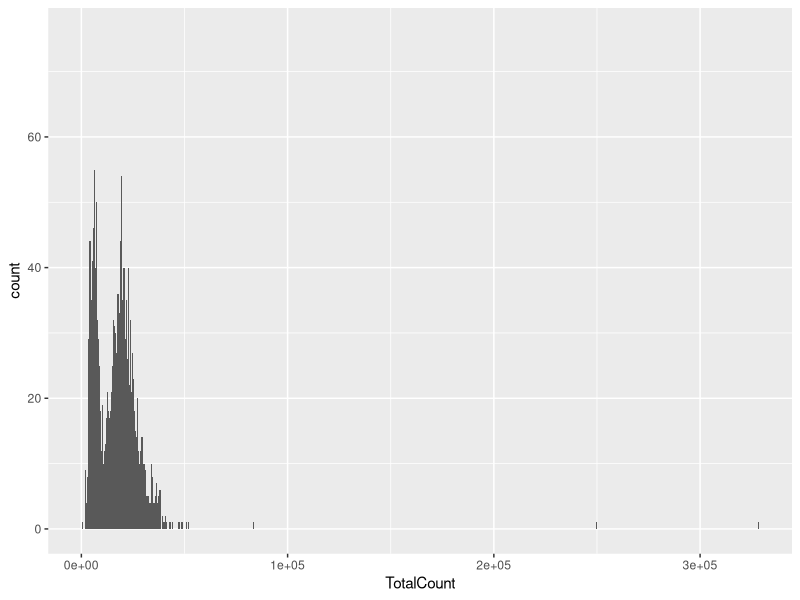
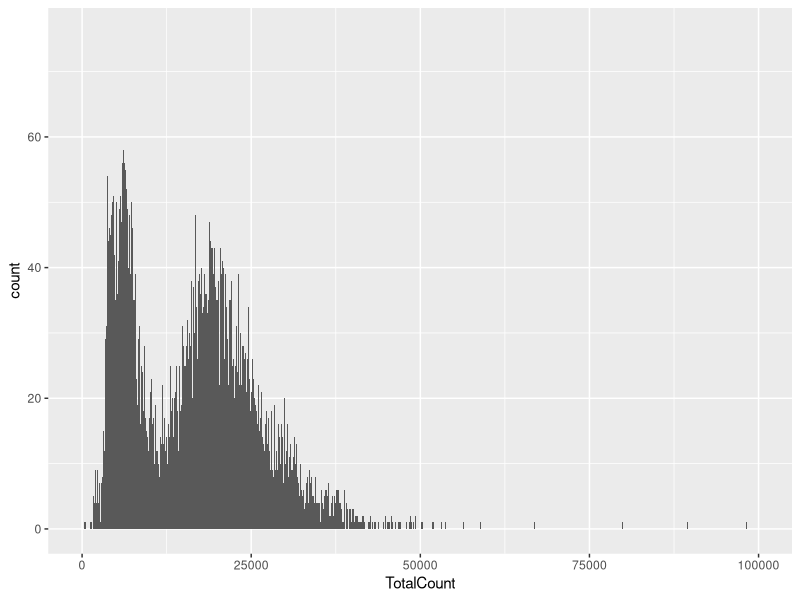
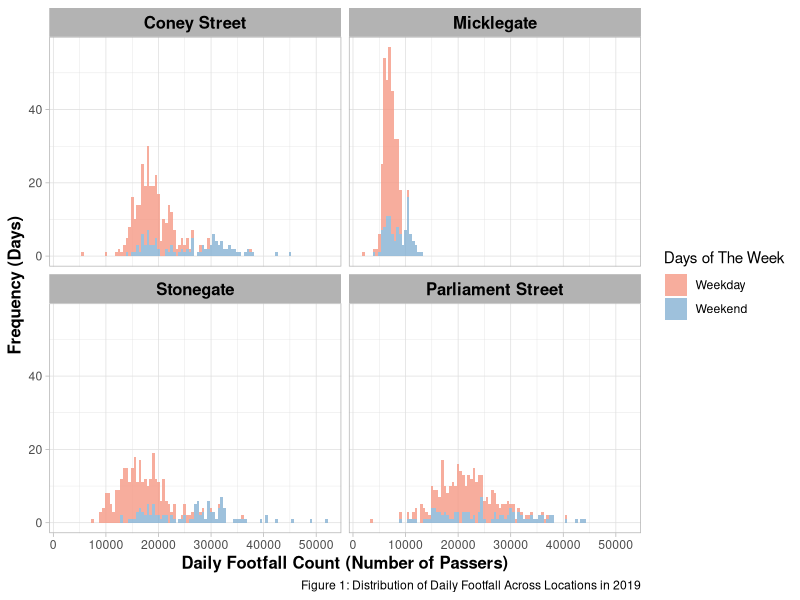
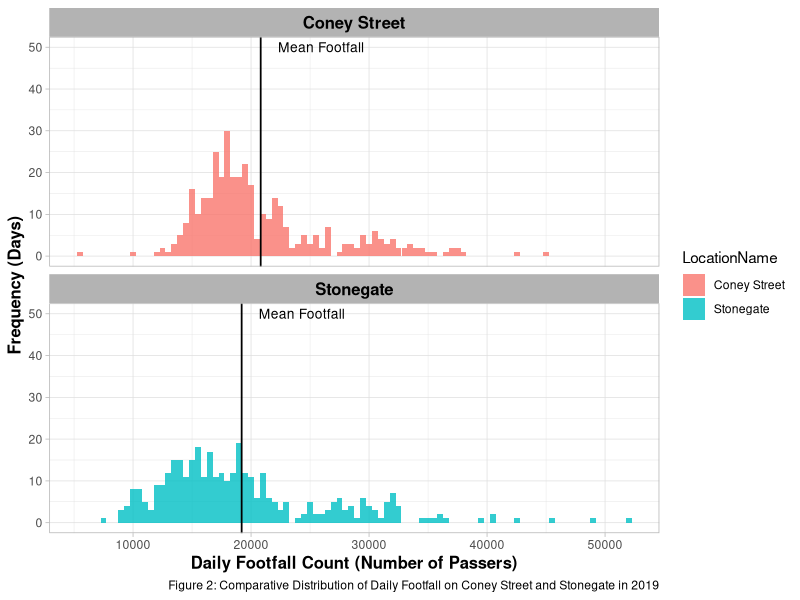
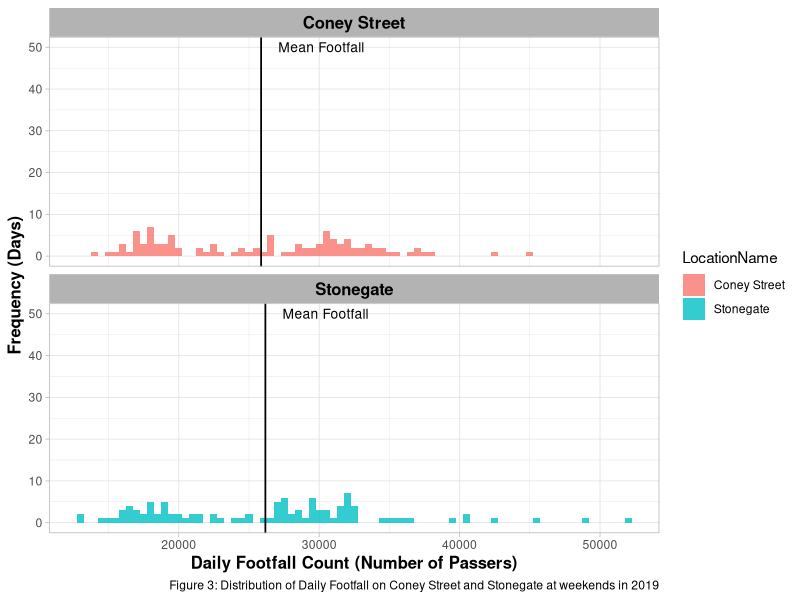

The R script that drew these images, in order:
## ---- chunk 1

library(tidyverse)
library(ggplot2)
library(gridExtra)
library(Hmisc)
library(kableExtra)
options(width=100)

## ---- chunk 2
# Load the whole York footfall data
york_footfall <- read_csv("York_Footfall_data.csv")

# Check the structure of york_footfall and confirm the Date column is datetime type
str(york_footfall)
## ---- chunk 3
# Plot the continuous data to see whether it has outliers
ggplot(york_footfall, aes(TotalCount)) + 
  geom_histogram(binwidth = 100) 

# Based on the histogram I created, some data has a value larger than 100,000, which is necessary to exclude as outliers. To confirm whether these data would affect the conclusion and the york_footfall dataset, I used two tables, one before and one after excluding outliers, respectively, including a summary statistic of the TotalCount column.

summary.stat.exclud.outliers <- york_footfall %>%
  filter(TotalCount < 100000) 

summary.stat.original <- york_footfall$TotalCount

describe(summary.stat.exclud.outliers$TotalCount)
describe(summary.stat.original)

# After checking the summary statistics, records which are larger than 100,000 wouldn't cause significant effect on the original data. Removing outliers can help me conduct a more robust analysis.

# 7 records with TotalCount larger than 100,000 are removed.
york_footfall.outlier <- york_footfall %>%
  filter(TotalCount > 100000)

york_footfall.outlier

# Additionally, it is crucial to find if a missing value exists. The TotalCount column has 10 data, and the Recording_ID column has 100 data.
map(york_footfall, ~sum(is.na(.)))

# However, looking into the missing table, recorders likely forgot to type the ID, or systems did not assign the identifier to this record. Because these records all have TotalCount values, removing them is not essential.

york_footfall.missing <- york_footfall %>%
  filter(is.na(TotalCount) | is.na(Recording_ID))

head(york_footfall.missing)

# According to the histogram plot, it is a highly right-skewed distribution with the majority of observations concentrated between 0 and roughly 30,000.
ggplot(york_footfall, aes(TotalCount)) + 
  geom_histogram(binwidth = 100) +
  xlim(0, 100000)
## ---- chunk 4

count(york_footfall, LocationName) #Although some locations contain less data, it don't seem to have any error such as wrong typing etc.

count(york_footfall, WeekDay) #According to the result, the weekday data don't present any errors because there is no weird index other than weekdays.

# Based on these examinations, there are no potential errors in these columns.
## ---- chunk 5
# Filter the missing data and outliers out to ensure this data's integrity and quality.
york_footfall <- york_footfall %>%
  filter(!is.na(TotalCount)) %>%
  filter(TotalCount < 100000)

head(york_footfall)
## ---- chunk 6
# Create a summary table containing required statistics and information.
summary.table <- york_footfall %>% 
  group_by(LocationName) %>%
  summarise(
    FirstDay = min(Date), 
    LastDay = max(Date),
    MeanFootfall = round(mean(TotalCount)),
    StddevFootfall = round(sd(TotalCount)),
    HighestFoofall = max(TotalCount),
    LowestFootfall = min(TotalCount)) %>%
  select(LocationName, FirstDay, LastDay, MeanFootfall, StddevFootfall, HighestFoofall, LowestFootfall)

summary.table
## ---- chunk 7
# Filter the date of data ranging from 2019-01-01 to 2019-12-31
york_footfall.2019 <- york_footfall %>% filter(Date >= '2019-01-01' & Date <= '2019-12-31')

head(york_footfall.2019)
## ---- chunk 8
# Add the Days_of_The_Week column to indicate data recorded at weekends and set LocationName and Days_of_The_Week in a specific order, leading to the plots of Coney Street and Stonegate being on the same column, a display fitted to the following analysis.

york_footfall.2019 <- york_footfall.2019 %>%
  mutate(
    LocationName = factor(LocationName, levels = c("Coney Street", "Micklegate", "Stonegate", "Parliament Street")),
    Days_of_The_Week = factor(ifelse(WeekDay %in% c("Saturday", "Sunday"), "Weekend", "Weekday"), 
                              levels = c("Weekday", "Weekend")))

# Plot the distribution plot

york.plot <- york_footfall.2019 %>%
  ggplot(york_footfall.2019, mapping = aes(fill = Days_of_The_Week, x = TotalCount)) +
  geom_histogram(alpha = 0.8, binwidth = 500, position = "stack") +
  facet_wrap(~ LocationName, ncol=2, nrow = 2) + 
  labs(
    caption = "Figure 1: Distribution of Daily Footfall Across Locations in 2019",
    x = "Daily Footfall Count (Number of Passers)",
    y = "Frequency (Days)"
  ) + 
  # Assign specific colours to the difference of weekdays and weekends
  scale_fill_manual(values = c("Weekday" = "#F59885", "Weekend" = "#86B1D3"), name = "Days of The Week") + 
  # Change the theme of plot into light
  theme_light() +
  # Change the style and size of x and y axis
  theme(
    axis.title.x = element_text(size = 12, face = "bold"),                    
    axis.title.y = element_text(size = 12, face = "bold"),
    strip.text = element_text(size = 12, color = "black", face = "bold")
  )

york.plot
## ---- chunk 9
york_footfall.2019 %>%
  filter(LocationName %in% c("Coney Street", "Stonegate")) %>%
  t.test(TotalCount~LocationName, data = .)

# After removing outliers to improve the outcome of t-test analysis. The outcome does not affect the conclusion that the number of passers on Coney Street is significantly higher than those on Stonegate.

york_footfall.2019 %>%
  filter(TotalCount < 40000) %>%
  filter(LocationName %in% c("Coney Street", "Stonegate")) %>%
  t.test(TotalCount~LocationName, data = .)
## ---- chunk 10
# Prepare the mean footfall only on Coney Street and Stonegate
mean_total_count.all.days <- york_footfall.2019 %>%
  filter(LocationName %in% c("Coney Street", "Stonegate")) %>%
  group_by(LocationName) %>%
  summarise(mean_count = mean(TotalCount), .groups = 'drop')

# Plot a histogram to show intuitive picture telling the difference between the mean footfall on two locaations
plot1 <- york_footfall.2019 %>%
  filter(LocationName %in% c("Coney Street", "Stonegate")) %>%
  ggplot(york_footfall.2019, mapping = aes(x = TotalCount, fill = LocationName)) +
  geom_histogram(alpha = 0.8, binwidth = 500, position = "stack") +
  facet_wrap(~ LocationName, nrow=2) + 
  labs(
    caption = "Figure 2: Comparative Distribution of Daily Footfall on Coney Street and Stonegate in 2019",
    x = "Daily Footfall Count (Number of Passers)",
    y = "Frequency (Days)"
  ) + 
  
  # Add lines to indicate the average of Footfall on Coney Street and Stonegate
  geom_vline(data = mean_total_count.all.days, 
             aes(xintercept = mean_count), size = 0.6) +
  geom_text(data = mean_total_count.all.days, 
            aes(x = mean_count, y = 50, label = "Mean Footfall"),
            hjust = -0.2, size = 3.5) +
  theme_light() +
  theme(
    axis.title.x = element_text(size = 12, face = "bold"),                    
    axis.title.y = element_text(size = 12, face = "bold"),
    strip.text = element_text(size = 12, color = "black", face = "bold")
  )

plot1
## ---- chunk 11
york_footfall.2019 %>%
  filter(LocationName %in% c("Coney Street", "Stonegate") & WeekDay %in% c("Saturday", "Sunday")) %>%
  t.test(TotalCount~LocationName, data = .)

# The t-test removing outliers was also conducted, and the outcome still indicates the significant difference between Coney Street and Stonegate, specifically on weekends.

york_footfall.2019 %>%
  filter(TotalCount < 40000) %>%
  filter(LocationName %in% c("Coney Street", "Stonegate") & WeekDay %in% c("Saturday", "Sunday")) %>%
  t.test(TotalCount~LocationName, data = .)
## ---- chunk 12
# Prepare the mean footfall only on Coney Street and Stonegate at weekends
mean_total_count.weekends <- york_footfall.2019 %>%
  filter(LocationName %in% c("Coney Street", "Stonegate") & Days_of_The_Week == "Weekend") %>%
  group_by(LocationName) %>%
  summarise(mean_count = mean(TotalCount), .groups = 'drop')

# Plot a histogram to show intuitive picture telling the difference between the mean footfall on two locaations only at weekends
plot2 <- york_footfall.2019 %>%
  filter(LocationName %in% c("Coney Street", "Stonegate") & Days_of_The_Week == "Weekend") %>%
  ggplot(york_footfall.2019, mapping = aes(x = TotalCount, fill = LocationName)) +
  geom_histogram(alpha = 0.8, binwidth = 500, position = "stack") +
  facet_wrap(~ LocationName, nrow=2) + 
  labs(
    caption = "Figure 3: Distribution of Daily Footfall on Coney Street and Stonegate at weekends in 2019",
    x = "Daily Footfall Count (Number of Passers)",
    y = "Frequency (Days)"
  ) + 
  
  # Add lines to indicate the average of Footfall on Coney Street and Stonegate
  geom_vline(data = mean_total_count.weekends, 
             aes(xintercept = mean_count), size = 0.6) +
  geom_text(data = mean_total_count.weekends, 
            aes(x = mean_count, y = 50, label = "Mean Footfall"),
            hjust = -0.2, size = 3.5) +
  theme_light() +
  theme(
    axis.title.x = element_text(size = 12, face = "bold"),                    
    axis.title.y = element_text(size = 12, face = "bold"),
    strip.text = element_text(size = 12, color = "black", face = "bold")
  )

plot2
